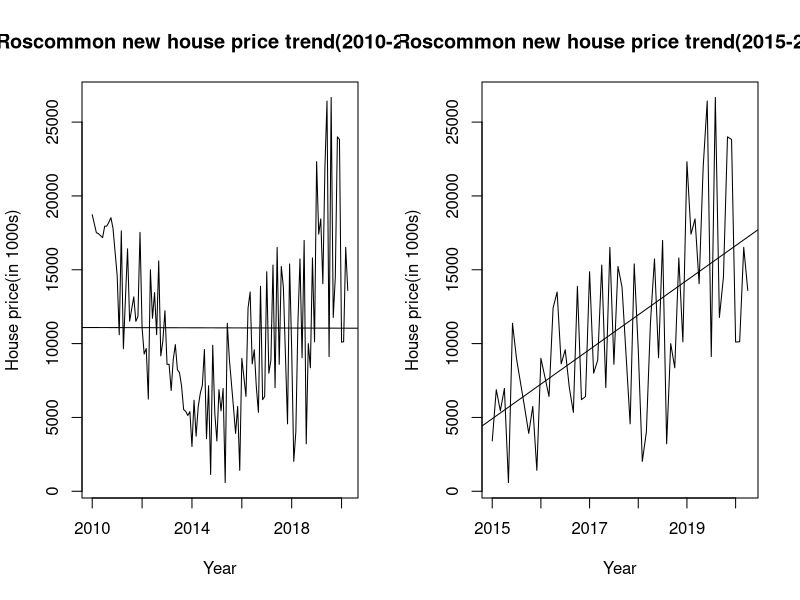
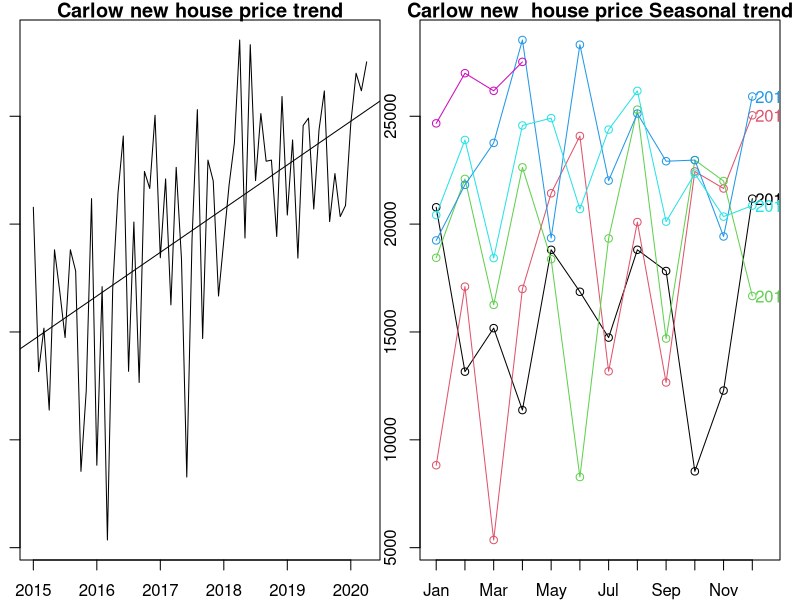
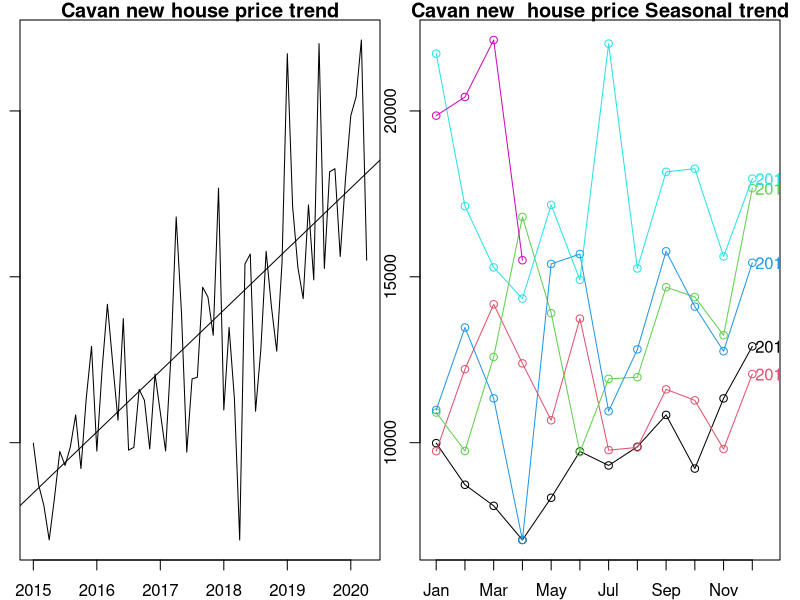
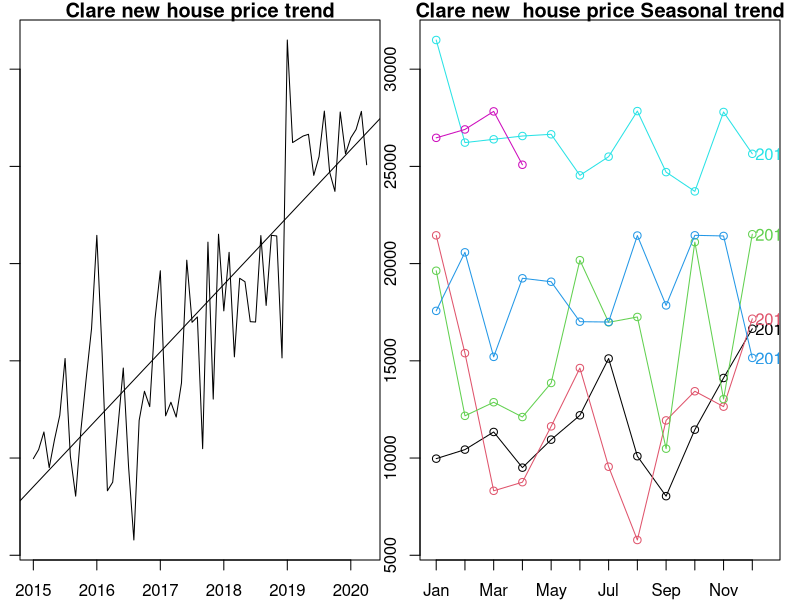
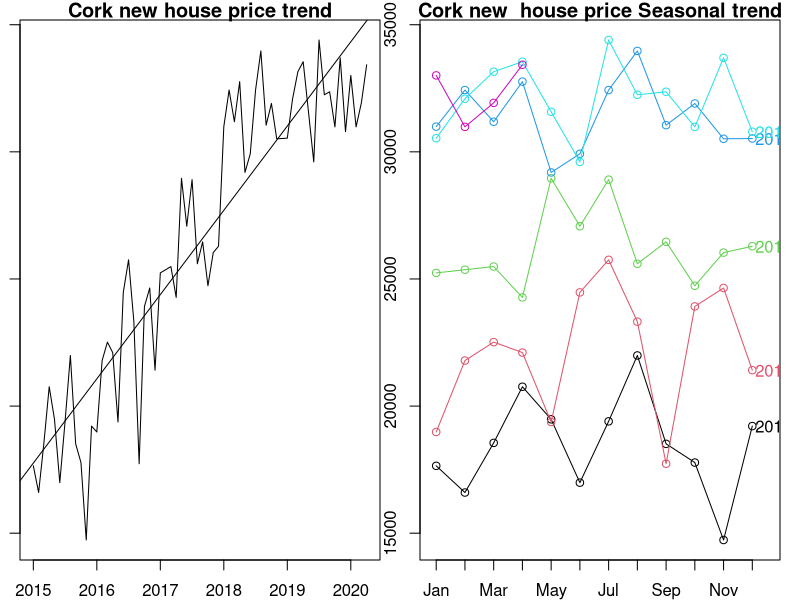
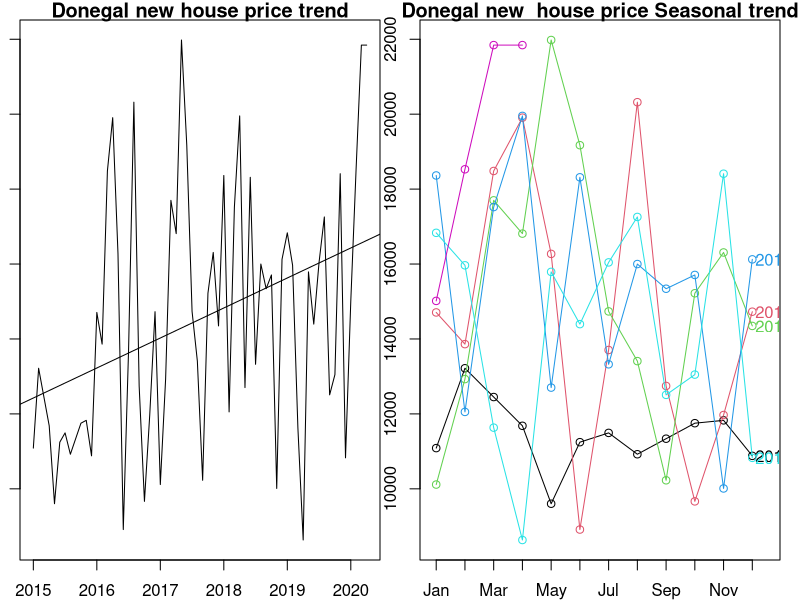
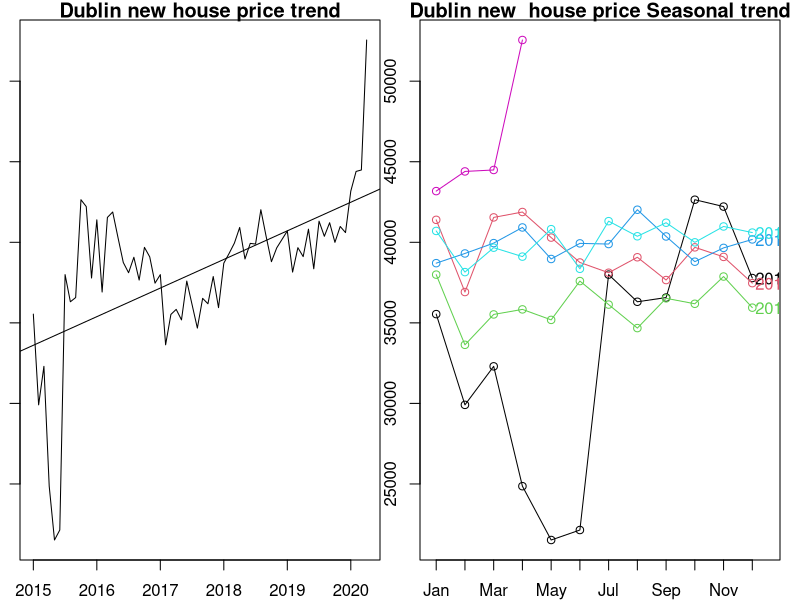
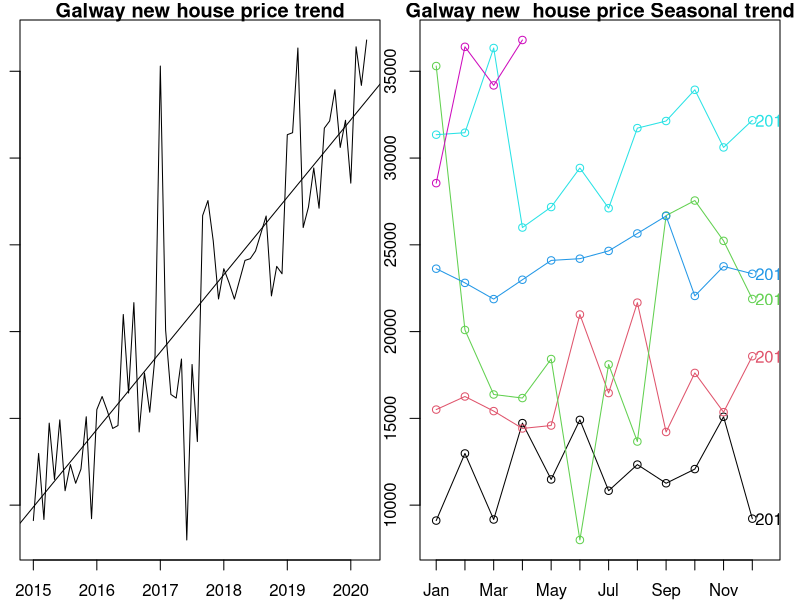

Source code (R) for these figures, in order: (Note: this script raises an error after producing the figures.)
#install.packages("tseries")
library(tseries)
library(forecast)

opar <- par(no.readonly = TRUE)

# Read CSV monthly mean new house price CSV to R dataframe
prop_price_NMS <- read.csv("Monthly_Averaage_New_Property_price.csv")

# Read CSV monthly mean second-house price CSV to R dataframe
prop_price_SMS <- read.csv("Monthly_Averaage_Second_hand_Property_price.csv")

# Function to convert house price to 1000s
# to consider only significant differences
convert_price_to_1000s <- function(df) {
  for(j in 2:ncol(df)) df[,j] <- round(df[,j]/1000)
  return(df)
}

# Convert new house price to 1000s
prop_price_NMS <- convert_price_to_1000s(prop_price_NMS)

# Convert second-house price to 1000s
prop_price_SMS <- convert_price_to_1000s(prop_price_SMS)

# Function to Convert house price fields to time series type
convert_to_ts <- function(df) {
  
  # Find year and month from data frame
  start_year <- as.numeric(substr(as.character(min(df$Sale_YearMonth)),1,4))
  start_month <- as.numeric(substr(as.character(min(df$Sale_YearMonth)),5,6))
 
  for(j in 2:ncol(df)) {
    df[,j] <- ts(data = df[,j],
                 start = c(start_year, start_month),
                 frequency = 12)
  }
  return(df)
}

# Convert monthly mean new house price to time series
prop_price_ts_new <- convert_to_ts(prop_price_NMS)

# Convert monthly mean second-hand house price to time series
prop_price_ts_second <- convert_to_ts(prop_price_SMS)

str(prop_price_ts_new$Carlow)
cycle(prop_price_ts_new$Carlow)

par(mfrow = c(1, 2))
tmp <- prop_price_ts_new$Roscommon
plot(tmp, 
     main = "Roscommon new house price trend(2010-2020)",
     xlab = "Year",
     ylab = "House price(in 1000s)")
abline(reg=lm(tmp ~ time(tmp)))

tmp <- window(tmp, start = 2015)
plot(tmp, 
     main = "Roscommon new house price trend(2015-2020)",
     xlab = "Year",
     ylab = "House price(in 1000s)")
abline(reg=lm(tmp ~ time(tmp)))
par(opar)

# Filter data since 2015 and convert to time series
prop_price_ts_new <- convert_to_ts(subset(prop_price_NMS,
                                          Sale_YearMonth >= "201501"))
prop_price_ts_second <- convert_to_ts(subset(prop_price_SMS,
                                             Sale_YearMonth >= "201501"))

# Function plot house price trend and season trend
plot_counties <- function(df, house_type) {
  lopar <- par(no.readonly = TRUE)
  par(mfrow = c(1, 2))
  par(mar=c(2,1,1,1))
  
  for(j in 2:ncol(df)) {
    plot(df[,j]
         ,main = paste(names(df)[j], house_type,"house price trend")
         ,xlab = "Year" ,ylab = "House price(in 1000s)")
    abline(reg=lm(df[,j] ~ time(df[,j])))
    
    seasonplot(df[,j],
               12,
               col = c(1:6),
               year.labels = TRUE,
               main = paste(names(df)[j],house_type," house price Seasonal trend"),
               xlab = "Month", ylab = "House price(in 1000s)")
    #    boxplot(df[,j] ~ cycle(df[,j]),
    #            xlab="Date", 
    #            ylab = "House price (1000's)" ,
    #            main ="Monthly Houeprice Boxplot from 2010 to 2020")
    #    
    #    seasonal_decomposition <- stl(df[,j], s.window="period")
    #    plot(seasonal_decomposition)
  }
  
  par(lopar)
}

# Plot house price trend of new houses
plot_counties(prop_price_ts_new, "new")

# Plot house price trend of seond-hand houses
plot_counties(prop_price_ts_second, "second-hand")

par(opar)

# Function plot season decomposition of house price trend
seasonal_decomp_counties <- function(df, house_type) {
  for(j in 2:ncol(df)) {
    #jpeg(paste(names(df)[j],"_",house_type,"_house_season_decomp.jpeg",sep = ""),width = 850, height = 435)
    seasonal_decomposition <- stl(df[,j], s.window="period")
    plot(seasonal_decomposition,
         main = paste(names(df)[j], house_type,"house price seasonal decomposition"))
    #dev.off()
  }
}

# Plot seasonal decomposition of new houses price
seasonal_decomp_counties(prop_price_ts_new, "new")

# Plot seasonal decomposition of seond-hand houses price
seasonal_decomp_counties(prop_price_ts_second, "second-hand")

# Create data frame to store statistics of each county
county_stats_new <- data.frame(data.frame(names(prop_price_ts_new)[2:27]))
names(county_stats_new)[1] <- "county"
county_stats_second <- county_stats_new

# Find Augmented Dickey-Fuller p-value all counties
find_adf_pvalues <- function(df, county) {
  adf_pvalue <- numeric(length(county))
  for(i in 1:length(county)) {
    col_indx <- which(colnames(df)==county[i])
    adf_pvalue[i] <- adf.test(df[,col_indx], k = 12)$p.value
  }
  return(adf_pvalue)
}

county_stats_new$adf_pvalue_k12 <- find_adf_pvalues(prop_price_ts_new,
                                                    county_stats_new$county)
county_stats_second$adf_pvalue_k12 <- find_adf_pvalues(prop_price_ts_second,
                                                       county_stats_second$county)
View(county_stats_new)
View(county_stats_second)

# Function Compute accuracy of auto ARIMA model and TSLM model 
# for all counties also plot 3 years forecast using the model
compare_ts_models <- function(df, house_type) {
  lopar <- par(no.readonly = TRUE)
  par(mfcol = c(1, 2))
  par(mar=c(2,1,1,1))
  county_accuracy <- data.frame(names(df[,2:ncol(df)]),
                                numeric(ncol(df) - 1),
                                numeric(ncol(df) - 1),
                                numeric(ncol(df) - 1),
                                numeric(ncol(df) - 1),
                                numeric(ncol(df) - 1),
                                numeric(ncol(df) - 1)
                                )
  names(county_accuracy) <- c("county","ARIMA_AIC","TSLM_AIC",
                              "ARIMA_BIC","TSLM_BIC",
                              "ARIMA_MAPE","TSLM_MAPE")
  county_accuracy$Model_selected <- as.character("")

  for(j in 2:ncol(df)) {

    time_series <- df[,j]
    county <- names(df)[j]
    county_accuracy[j-1,]$county <- county
    
    arima_fit <- auto.arima(time_series)
    county_accuracy[j-1,]$ARIMA_AIC <- AIC(arima_fit)
    county_accuracy[j-1,]$ARIMA_BIC <- BIC(arima_fit)
    county_accuracy[j-1,]$ARIMA_MAPE <- accuracy(arima_fit)[1,5]
    
    
    tslm_fit <- tslm(time_series ~ trend + season )

    county_accuracy[j-1,]$TSLM_AIC <- AIC(tslm_fit)
    county_accuracy[j-1,]$TSLM_BIC <- BIC(tslm_fit)
    county_accuracy[j-1,]$TSLM_MAPE <- accuracy(tslm_fit)[1,5]

    if(county_accuracy[j-1,]$TSLM_AIC < county_accuracy[j-1,]$ARIMA_AIC  &
       county_accuracy[j-1,]$TSLM_BIC < county_accuracy[j-1,]$ARIMA_BIC )
      county_accuracy[j-1,]$Model_selected <- "TSLM"
    else
      county_accuracy[j-1,]$Model_selected <- "ARIMA"
    
    jpeg(paste(names(df)[j],"_",house_type,"_model_comparison.jpeg",sep = ""),width = 850, height = 435)
    par(mfcol = c(1, 2))
    par(mar=c(2,1,1,1))
    
    autoplot(forecast(arima_fit, level = c(90), h = 36),
         main = paste(names(df)[j], house_type, "Auto ARIMA forcast"))
    autoplot(forecast(tslm_fit, level = c(90), h = 36),
         main = paste(names(df)[j], house_type, "TSLM forcast"))

    dev.off()
  }
  par(lopar)
  return(county_accuracy)
}

# Plot 3 years forcast for new houses
prop_new_models <- compare_ts_models(prop_price_ts_new, "new")

# Plot 3 years forcast for seond-hand houses price
prop_second_models <- compare_ts_models(prop_price_ts_second, "second-hand")

#tmp <- prop_price_ts_new$Leitrim
#ts_decompose <- stl(tmp, "periodic")
#ts_decompose
#ts_seasonal_adjust <- seasadj(ts_decompose)
#plot(tmp, type = "l")
#plot(ts_seasonal_adjust, type = "l")


#
#seasonplot(ts_seasonal_adjust, 12, col = rainbow(12), year.labels
#           = TRUE, main = "Seasonal plot: Airpassengers")
#
#kpss.test(prop_price_ts_new$Dublin)
#nsdiffs(prop_price_ts_new$Dublin)
#ndiffs(prop_price_ts_new$Dublin)
#stationaryTS <- diff(prop_price_ts_new$Dublin, differences = 1)
#plot(stationaryTS, type = "l", main = "Differenced and Stationary") 
#
#fit <- auto.arima(prop_price_ts_second$Dublin)
#fit
#accuracy(fit)
#
#fit <- Arima(prop_price_ts_new$Dublin, order = c(0, 1, 1))
#fit
#accuracy(fit)
#
#qqnorm(fit$residuals)
#qqline(fit$residuals)
#
#forecast(fit, 3)
#
#
#Box.test(fit$residuals, type = "Ljung-Box")
#
#plot(window(prop_price_ts_new$Carlow,start=2019))
#
#install.packages("forecast")
#library(forecast)
#
#pacf(log(window(prop_price_ts_new$Carlow,start=2015)))
#?stl
#ts_decompose <- stl(AirPassengers, "periodic")
#
#
#trained_model <- lm(JohnsonJohnson ~ c(1:length(JohnsonJohnson)))
#
#  as.numeric(substr(as.character(min(prop_price_NMS[,1])),5,6))
#
#substr("abcdef", 2, 4)
#
#str(prop_price_ts_new)
#cycle(prop_price_ts_new$Carlow)
#cycle(window(prop_price_ts_new$Carlow,start=2015))
#
#
#tmp <- ts(data = c(1,2,3,6,8,10,13,16,19),start = 2010 , frequency = 1)
#adf.test(tmp)
#plot(tmp)
